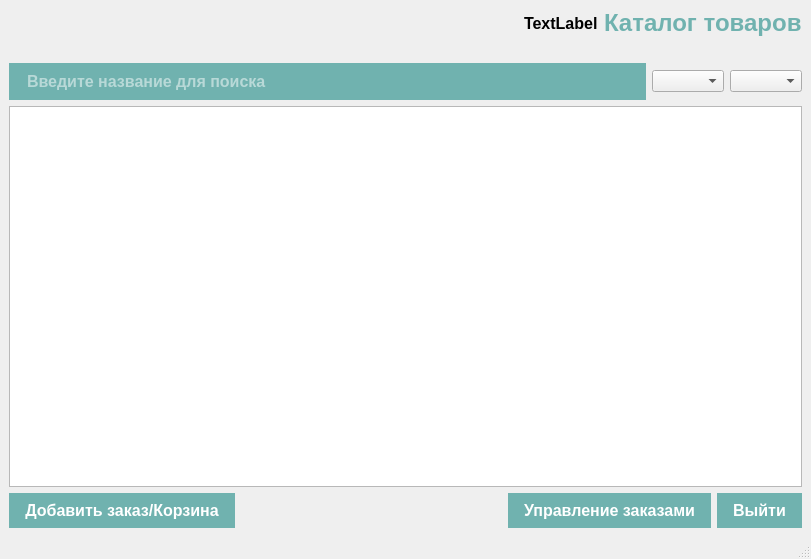
<?xml version="1.0" encoding="UTF-8"?>
<ui version="4.0">
 <class>MainWindow</class>
 <widget class="QMainWindow" name="MainWindow">
  <property name="geometry">
   <rect>
    <x>0</x>
    <y>0</y>
    <width>811</width>
    <height>559</height>
   </rect>
  </property>
  <property name="windowTitle">
   <string>MainWindow</string>
  </property>
  <widget class="QWidget" name="centralwidget">
   <layout class="QVBoxLayout" name="verticalLayout">
    <item>
     <layout class="QHBoxLayout" name="horizontalLayout_3">
      <item>
       <spacer name="horizontalSpacer">
        <property name="orientation">
         <enum>Qt::Horizontal</enum>
        </property>
        <property name="sizeHint" stdset="0">
         <size>
          <width>488</width>
          <height>20</height>
         </size>
        </property>
       </spacer>
      </item>
      <item>
       <widget class="QLabel" name="userinfolabel">
        <property name="styleSheet">
         <string notr="true">QLabel#userinfolabel {
font-family: 'Calibri';
font-size: 12pt;
font-weight: bold;
}</string>
        </property>
        <property name="text">
         <string>TextLabel</string>
        </property>
       </widget>
      </item>
      <item>
       <widget class="QLabel" name="titleLabel">
        <property name="styleSheet">
         <string notr="true">QLabel#titleLabel {
font-family: 'Calibri';
font-size: 18pt;
font-weight: bold;
color: #70B2AF;
}
</string>
        </property>
        <property name="text">
         <string>Каталог товаров</string>
        </property>
       </widget>
      </item>
     </layout>
    </item>
    <item>
     <widget class="QLabel" name="logoLabel">
      <property name="maximumSize">
       <size>
        <width>64</width>
        <height>64</height>
       </size>
      </property>
      <property name="text">
       <string/>
      </property>
      <property name="pixmap">
       <pixmap>../Рабочий стол/Images/Чудо Обувь.ico</pixmap>
      </property>
      <property name="scaledContents">
       <bool>true</bool>
      </property>
     </widget>
    </item>
    <item>
     <layout class="QHBoxLayout" name="horizontalLayout_2">
      <item>
       <widget class="QLineEdit" name="searchLineEdit">
        <property name="styleSheet">
         <string notr="true">QLineEdit#searchLineEdit {
background-color: #70B2AF;
color: #FFFFFF;
border: none;
padding: 8px 16px;
font-family: 'Calibri';
font-size: 12pt;
font-weight: bold;
}
QLineEdit:hover  {
background-color: #5A9B98;
}

QLineEdit:hover {
background-color: #4A8582;
}</string>
        </property>
        <property name="text">
         <string/>
        </property>
        <property name="placeholderText">
         <string>Введите название для поиска</string>
        </property>
       </widget>
      </item>
      <item>
       <widget class="QComboBox" name="sortComboBox">
        <property name="styleSheet">
         <string notr="true"/>
        </property>
       </widget>
      </item>
      <item>
       <widget class="QComboBox" name="filterComboBox">
        <property name="styleSheet">
         <string notr="true"/>
        </property>
       </widget>
      </item>
     </layout>
    </item>
    <item>
     <widget class="QTableWidget" name="productsTable"/>
    </item>
    <item>
     <layout class="QHBoxLayout" name="horizontalLayout">
      <item>
       <widget class="QPushButton" name="addToOrderButton">
        <property name="styleSheet">
         <string notr="true">QPushButton#addToOrderButton{
font-family: 'Calibri';
font-size: 12pt;
font-weight: bold;
}

QPushButton {
background-color: #70B2AF;
color: #FFFFFF;
border: none;
padding: 8px 16px;
font-family: 'Calibri';
font-size: 12pt;
font-weight: bold;
}

QPushButton:hover  {
background-color: #5A9B98;
}

QPushButton:hover {
background-color: #4A8582;
}
</string>
        </property>
        <property name="text">
         <string>Добавить заказ/Корзина</string>
        </property>
       </widget>
      </item>
      <item>
       <spacer name="horizontalSpacer_2">
        <property name="orientation">
         <enum>Qt::Horizontal</enum>
        </property>
        <property name="sizeHint" stdset="0">
         <size>
          <width>238</width>
          <height>20</height>
         </size>
        </property>
       </spacer>
      </item>
      <item>
       <widget class="QPushButton" name="manageOrdersButton">
        <property name="styleSheet">
         <string notr="true">QPushButton#manageOrdersButton{
font-family: 'Calibri';
font-size: 12pt;
font-weight: bold;
}

QPushButton {
background-color: #70B2AF;
color: #FFFFFF;
border: none;
padding: 8px 16px;
font-family: 'Calibri';
font-size: 12pt;
font-weight: bold;
}

QPushButton:hover  {
background-color: #5A9B98;
}

QPushButton:hover {
background-color: #4A8582;
}
</string>
        </property>
        <property name="text">
         <string>Управление заказами</string>
        </property>
       </widget>
      </item>
      <item>
       <widget class="QPushButton" name="LogoutButton">
        <property name="styleSheet">
         <string notr="true">QPushButton {
background-color: #70B2AF;
color: #FFFFFF;
border: none;
padding: 8px 16px;
font-family: 'Calibri';
font-size: 12pt;
font-weight: bold;
}

QPushButton:hover  {
background-color: #5A9B98;
}

QPushButton:hover {
background-color: #4A8582;
}</string>
        </property>
        <property name="text">
         <string>Выйти</string>
        </property>
       </widget>
      </item>
     </layout>
    </item>
   </layout>
  </widget>
  <widget class="QMenuBar" name="menubar">
   <property name="geometry">
    <rect>
     <x>0</x>
     <y>0</y>
     <width>811</width>
     <height>19</height>
    </rect>
   </property>
  </widget>
  <widget class="QStatusBar" name="statusbar"/>
 </widget>
 <resources/>
 <connections/>
</ui>
